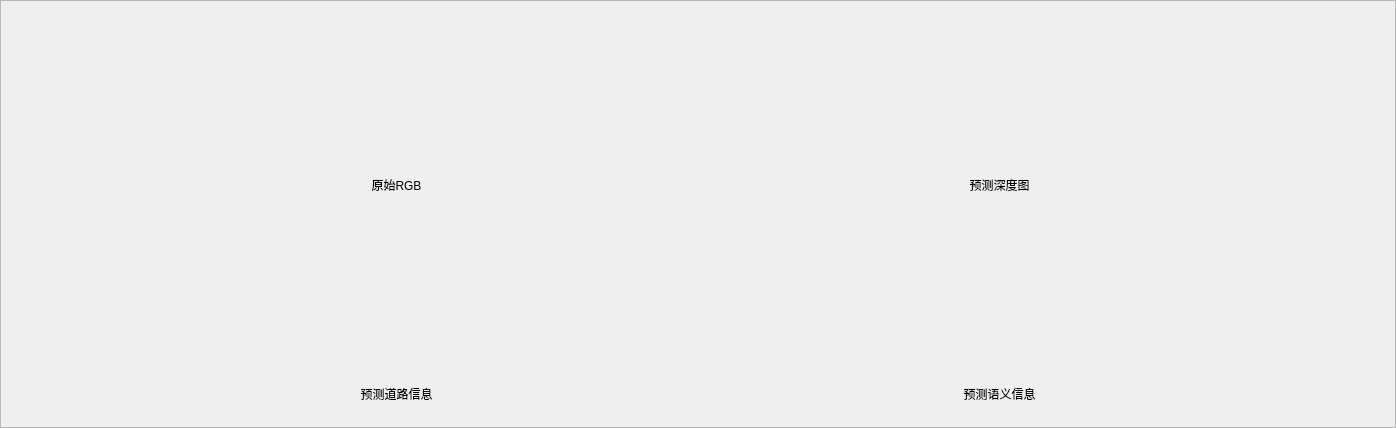
         <widget class="QWidget" name="p1_all">
          <layout class="QGridLayout" name="gridLayout_6">
           <property name="leftMargin">
            <number>0</number>
           </property>
           <property name="topMargin">
            <number>0</number>
           </property>
           <property name="rightMargin">
            <number>0</number>
           </property>
           <property name="bottomMargin">
            <number>0</number>
           </property>
           <property name="spacing">
            <number>0</number>
           </property>
           <item row="0" column="0">
            <widget class="QFrame" name="f_all">
             <property name="frameShape">
              <enum>QFrame::StyledPanel</enum>
             </property>
             <property name="frameShadow">
              <enum>QFrame::Raised</enum>
             </property>
             <property name="lineWidth">
              <number>1</number>
             </property>
             <layout class="QGridLayout" name="gridLayout_5">
              <property name="leftMargin">
               <number>0</number>
              </property>
              <property name="topMargin">
               <number>0</number>
              </property>
              <property name="rightMargin">
               <number>0</number>
              </property>
              <property name="bottomMargin">
               <number>0</number>
              </property>
              <property name="spacing">
               <number>0</number>
              </property>
              <item row="1" column="3" rowspan="2">
               <widget class="QLabel" name="lb_p1_img_2">
                <property name="minimumSize">
                 <size>
                  <width>563</width>
                  <height>150</height>
                 </size>
                </property>
                <property name="maximumSize">
                 <size>
                  <width>563</width>
                  <height>150</height>
                 </size>
                </property>
                <property name="styleSheet">
                 <string notr="true"/>
                </property>
                <property name="text">
                 <string/>
                </property>
                <property name="alignment">
                 <set>Qt::AlignCenter</set>
                </property>
               </widget>
              </item>
              <item row="0" column="2">
               <spacer name="verticalSpacer_3">
                <property name="orientation">
                 <enum>Qt::Vertical</enum>
                </property>
                <property name="sizeHint" stdset="0">
                 <size>
                  <width>20</width>
                  <height>24</height>
                 </size>
                </property>
               </spacer>
              </item>
              <item row="3" column="3">
               <widget class="QLabel" name="lb_info_2">
                <property name="text">
                 <string>预测深度图</string>
                </property>
                <property name="alignment">
                 <set>Qt::AlignCenter</set>
                </property>
               </widget>
              </item>
              <item row="3" column="4">
               <spacer name="horizontalSpacer_4">
                <property name="orientation">
                 <enum>Qt::Horizontal</enum>
                </property>
                <property name="sizeHint" stdset="0">
                 <size>
                  <width>114</width>
                  <height>20</height>
                 </size>
                </property>
               </spacer>
              </item>
              <item row="1" column="1">
               <widget class="QLabel" name="lb_p1_img_1">
                <property name="minimumSize">
                 <size>
                  <width>563</width>
                  <height>150</height>
                 </size>
                </property>
                <property name="maximumSize">
                 <size>
                  <width>563</width>
                  <height>150</height>
                 </size>
                </property>
                <property name="styleSheet">
                 <string notr="true"/>
                </property>
                <property name="text">
                 <string/>
                </property>
                <property name="alignment">
                 <set>Qt::AlignCenter</set>
                </property>
               </widget>
              </item>
              <item row="6" column="3">
               <widget class="QLabel" name="lb_info_4">
                <property name="text">
                 <string>预测语义信息</string>
                </property>
                <property name="alignment">
                 <set>Qt::AlignCenter</set>
                </property>
               </widget>
              </item>
              <item row="2" column="1" rowspan="2">
               <widget class="QLabel" name="lb_info">
                <property name="text">
                 <string>原始RGB</string>
                </property>
                <property name="alignment">
                 <set>Qt::AlignCenter</set>
                </property>
               </widget>
              </item>
              <item row="2" column="0" rowspan="2">
               <spacer name="horizontalSpacer_3">
                <property name="orientation">
                 <enum>Qt::Horizontal</enum>
                </property>
                <property name="sizeHint" stdset="0">
                 <size>
                  <width>114</width>
                  <height>20</height>
                 </size>
                </property>
               </spacer>
              </item>
              <item row="6" column="1">
               <widget class="QLabel" name="lb_info_3">
                <property name="text">
                 <string>预测道路信息</string>
                </property>
                <property name="alignment">
                 <set>Qt::AlignCenter</set>
                </property>
               </widget>
              </item>
              <item row="5" column="1">
               <widget class="QLabel" name="lb_p1_img_3">
                <property name="minimumSize">
                 <size>
                  <width>563</width>
                  <height>150</height>
                 </size>
                </property>
                <property name="maximumSize">
                 <size>
                  <width>563</width>
                  <height>150</height>
                 </size>
                </property>
                <property name="styleSheet">
                 <string notr="true"/>
                </property>
                <property name="text">
                 <string/>
                </property>
                <property name="alignment">
                 <set>Qt::AlignCenter</set>
                </property>
               </widget>
              </item>
              <item row="7" column="2">
               <spacer name="verticalSpacer_2">
                <property name="orientation">
                 <enum>Qt::Vertical</enum>
                </property>
                <property name="sizeHint" stdset="0">
                 <size>
                  <width>20</width>
                  <height>24</height>
                 </size>
                </property>
               </spacer>
              </item>
              <item row="5" column="3">
               <widget class="QLabel" name="lb_p1_img_4">
                <property name="minimumSize">
                 <size>
                  <width>563</width>
                  <height>150</height>
                 </size>
                </property>
                <property name="maximumSize">
                 <size>
                  <width>563</width>
                  <height>150</height>
                 </size>
                </property>
                <property name="styleSheet">
                 <string notr="true"/>
                </property>
                <property name="text">
                 <string/>
                </property>
                <property name="alignment">
                 <set>Qt::AlignCenter</set>
                </property>
               </widget>
              </item>
              <item row="4" column="2">
               <spacer name="verticalSpacer_4">
                <property name="orientation">
                 <enum>Qt::Vertical</enum>
                </property>
                <property name="sizeType">
                 <enum>QSizePolicy::Expanding</enum>
                </property>
                <property name="sizeHint" stdset="0">
                 <size>
                  <width>20</width>
                  <height>40</height>
                 </size>
                </property>
               </spacer>
              </item>
              <item row="3" column="2">
               <spacer name="horizontalSpacer_5">
                <property name="orientation">
                 <enum>Qt::Horizontal</enum>
                </property>
                <property name="sizeType">
                 <enum>QSizePolicy::Fixed</enum>
                </property>
                <property name="sizeHint" stdset="0">
                 <size>
                  <width>40</width>
                  <height>20</height>
                 </size>
                </property>
               </spacer>
              </item>
             </layout>
            </widget>
           </item>
          </layout>
         </widget>
